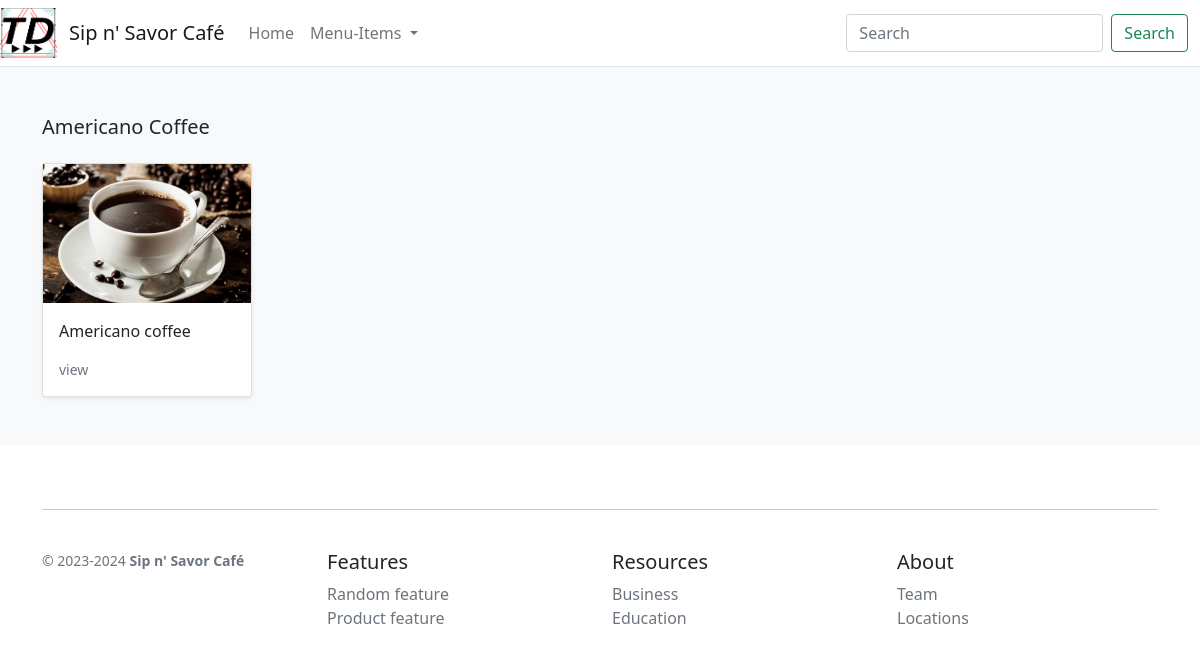
The app's page /search/americano-coffee/ with its own data.
### store/models.py (models this page shows, shortened)
class Category(models.Model):
    name = models.CharField(max_length=255, db_index=True)
    slug = models.SlugField(max_length=255, unique=True)
    class Meta:
        verbose_name_plural = 'categories'
    def get_absolute_url(self):
        return reverse('store:category_list', args=[self.slug])

class Product(models.Model):
    category = models.ForeignKey(Category, related_name='product', on_delete=models.SET_NULL, null=True)
    created_by = models.ForeignKey(User, on_delete=models.SET_NULL, null=True, related_name='product_creator')
    title = models.CharField(max_length=255)
    author = models.CharField(max_length=255, default='admin')
    description = models.TextField(blank=True)
    image = models.ImageField(upload_to='images/')
    slug = models.SlugField(max_length=255)
    price = models.DecimalField(max_digits=6, decimal_places=2)
    in_stock = models.BooleanField(default=True)
    is_active = models.BooleanField(default=True)
    created = models.DateTimeField(auto_now_add=True)
    updated = models.DateTimeField(auto_now=True)
    objects = models.Manager()
    products = ProductManager()
    class Meta:
        verbose_name_plural = 'Products'
        ordering = ('-created',)
    def get_absolute_url(self):
        return reverse('store:product_detail', args=[self.slug])

### store/views.py (the view)
# urls.py: path('search/<slug:category_slug>/', views.category_list, name='category_list'),
def category_list(request, category_slug=None):
    category = get_object_or_404(Category, slug=category_slug)
    products = Product.objects.filter(category=category)
    return render(request, 'store/products/category.html', {'category': category, 'products': products})

### store/views.py (called while the page is built)
def categories(request):
    return {
        'categories': Category.objects.all()
    }

### store/templates/store/products/category.html (shortened to what this page needs)
{% extends "../base.html" %}
{% load static %}
{% block content %}
<main>
  <div class="album py-5 bg-light">
    <div class="container">
      <div class="pb-3 h5">{{category.name|title}}</div>
      <div class="row row-cols-1 row-cols-sm-2 row-cols-md-5 g-3">
        {% for product in products %}
        <div class="col">
          <div class="card shadow-sm">
          <img class="img-fluid" alt="Responsive image" src="{{ product.image.url }}">
            <div class="card-body">
              <p class="card-text">
                <a class="text-dark text-decoration-none" href="{{ product.get_absolute_url }}">{{ product.title }}</a>
              </p>
              <div class="d-flex justify-content-between align-items-center">
                <small class="text-muted">view</small>
              </div>
            </div>
          </div>
        </div>
        {% endfor %}
      </div>
    </div>
  </div>
</main>
{% endblock %}

### static/css/styles.css (style rules this page uses)
body { margin: 0; padding: 0; }

### records on screen
Category: name "Americano Coffee"
Product: image (picture), title "Americano coffee"
